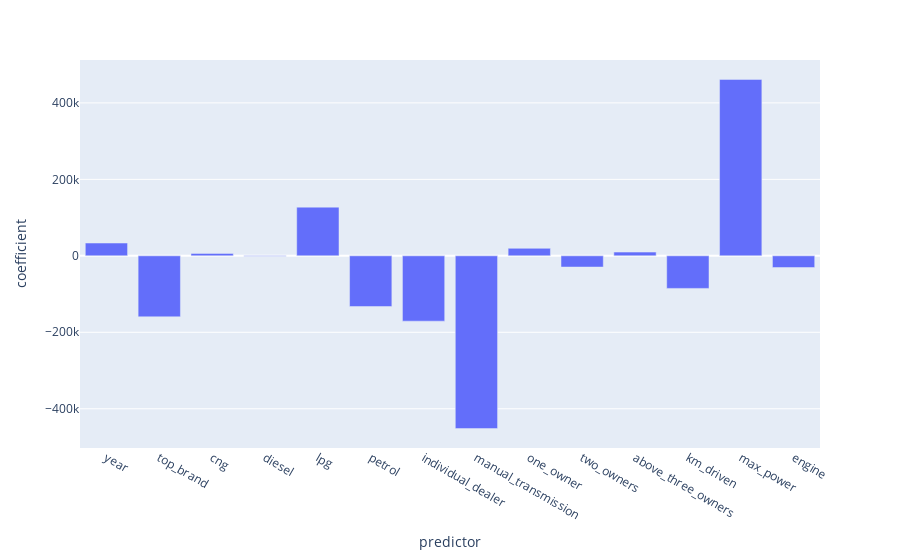

Source (notebook cell):
### Code cell
# show your results as a bar chart
import plotly.express as px
fig = px.bar(x=results['feature'], y=results['coeff'])
fig.update_layout(
    yaxis=dict( title='coefficient'),
    xaxis=dict( title='predictor'),
)
fig.show()

### Figure 1 — Plotly figure (JSON) as saved in the notebook; plotly's stock layout.template omitted (floating-point values rounded to 4 significant figures)
{"data": [{"alignmentgroup": "True", "hovertemplate": "x=%{x}<br>y=%{y}<extra></extra>", "legendgroup": "", "marker": {"color": "#636efa", "pattern": {"shape": ""}}, "name": "", "offsetgroup": "", "orientation": "v", "showlegend": false, "textposition": "auto", "type": "bar", "x": ["year", "top_brand", "cng", "diesel", "lpg", "petrol", "individual_dealer", "manual_transmission", "one_owner", "two_owners", "above_three_owners", "km_driven", "max_power", "engine"], "xaxis": "x", "y": [33470.0, -159600.0, 6335.0, -1050.0, 127400.0, -132700.0, -170900.0, -451900.0, 19640.0, -29390.0, 9755.0, -85250.0, 461500.0, -30650.0], "yaxis": "y"}], "layout": {"barmode": "relative", "legend": {"tracegroupgap": 0}, "margin": {"t": 60}, "xaxis": {"anchor": "y", "domain": [0, 1], "title": {"text": "predictor"}}, "yaxis": {"anchor": "x", "domain": [0, 1], "title": {"text": "coefficient"}}}}
